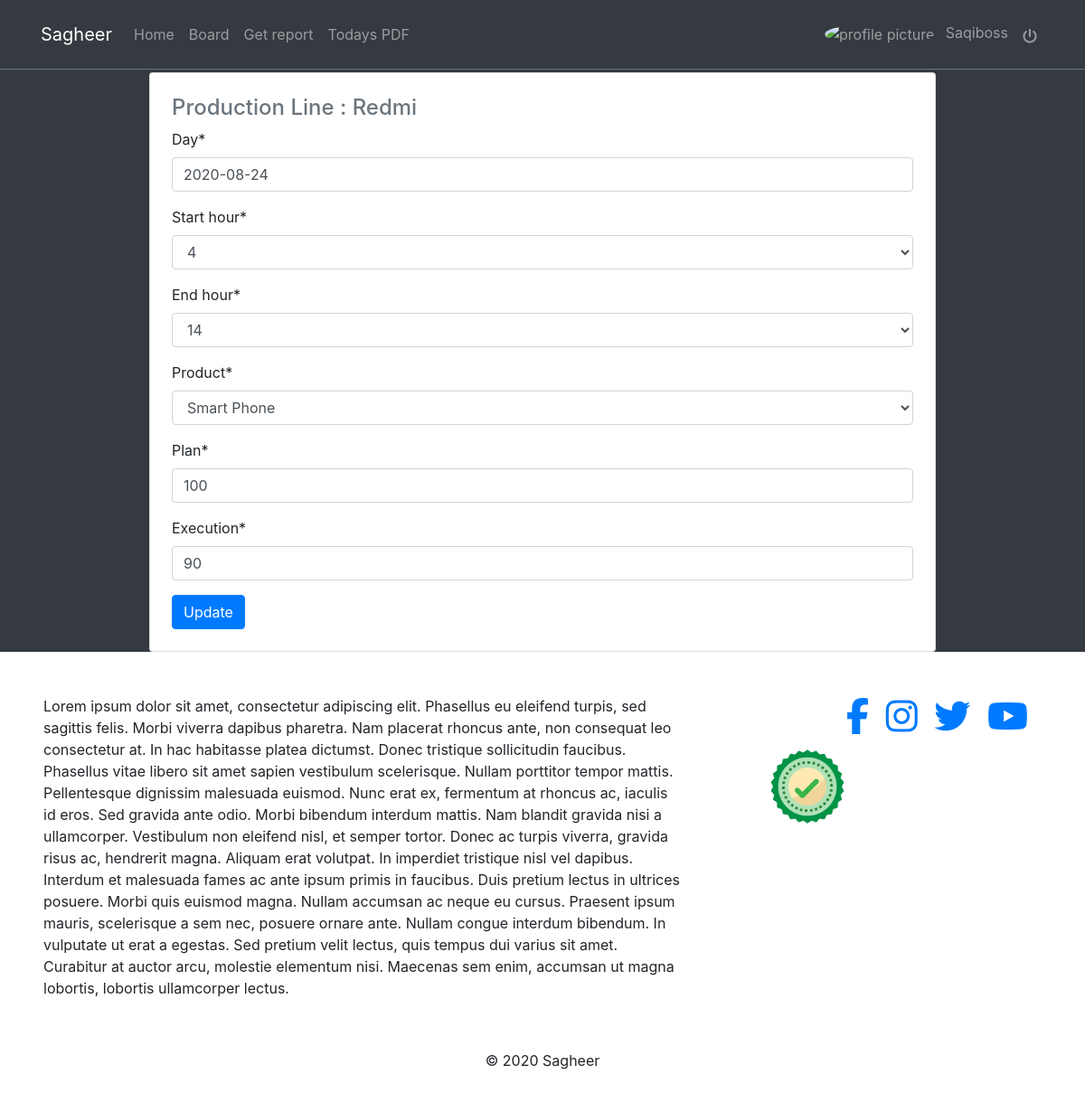
The page /reports/1/3/update/ (signed in) on the database its author committed.
### reports/models.py (models this page shows, shortened)
class Report(models.Model):
    day=models.DateField(default=timezone.now)
    start_hour=models.CharField(max_length=2,choices=hours)
    end_hour=models.CharField(max_length=2,choices=hours)
    user=models.ForeignKey(User,on_delete=models.CASCADE)
    product=models.ForeignKey(Product,on_delete=models.CASCADE)
    plan=models.PositiveIntegerField()
    execution=models.PositiveIntegerField()
    production_line=models.ForeignKey(ProductionLine,on_delete=models.CASCADE)
    updated=models.DateTimeField(auto_now=True)
    created=models.DateTimeField(auto_now_add=True)
    objects=ReportManager()
    class Meta:
        ordering=['-created']

### areas/models.py (models this page shows)
class ProductionLine(models.Model):
    name=models.CharField(max_length=220)
    team_leader=models.ForeignKey(Profile,on_delete=models.CASCADE)
    products=models.ManyToManyField(Product)
    def __str__(self):
        return self.name

### reports/views.py (the view, shortened to what this page needs)
# urls.py: path('reports/<str:production_line>/<pk>/update/',ReportUpdateView.as_view(),name="update-view"),
class ReportUpdateView(LoginRequiredMixin,UpdateView):
    model=Report
    form_class=ReportForm
    template_name='reports/update.html'

### reports/forms.py
class ReportForm(forms.ModelForm):
    class Meta:
        model=Report
        exclude=('user','production_line')
    def __init__(self,*args, **kwargs):
        production_line=kwargs.pop('production_line',None)
        super().__init__(*args, **kwargs)
        if production_line is not None:
            line=get_object_or_404(ProductionLine,name=production_line)
            self.fields['product'].queryset=line.products.all()

### products/models.py (called while the page is built)
    def __str__(self):
        return self.name

### profiles/context_processors.py (called while the page is built)
def profile_pic(request):
    if request.user.is_authenticated:
        user=request.user
        try:
            profile_obj=Profile.objects.get(user=user)
            pic=profile_obj.profile_picture
        except Profile.DoesNoTExist:
            pic=None
        return {'picture':pic}
    return {}

def get_profile(request):
    if request.user.is_authenticated:
        user=request.user
        try:
            profile_obj=Profile.objects.get(user=user)
        except Profile.DoesNotExist:
            pic=None
        return {"profile":profile_obj}
    return {}

### reports/models.py (called while the page is built)
    def get_queryset(self):
        return ReportQueryset(self.model,using=self._db)

### reports/templates/reports/update.html (shortened to what this page needs)
{% extends 'base.html' %}
{% load crispy_forms_tags %}
{% block content %}
<div class="col-9 mx-auto">
    <div class="card p-4">
    <div  class="text-muted mb-2 h4"> Production Line : {{object.production_line}}</div>
        <form action="" method="POST">
            {{form|crispy}}
            <button type="submit" class='btn btn-primary'>Update</button>
        </form>
    </div>
</div>
{% endblock content %}

### templates/navbar.html (shortened to what this page needs)
{% url 'profiles:profile-view' as path_profiles %}
{% url 'reports:home' as path_home %}
{% url 'posts:post-list' as path_board %}
{% url 'reports:select-view' as path_report %}
<nav class="navbar navbar-icon-top navbar-expand-lg navbar-dark bg-dark border-bottom border-secondary fixed-top py-3">
    <div class="container">
        <a class="navbar-brand" href="{{ path_home }}">Sagheer</a>
        <div class="collapse navbar-collapse" id="navbarSupportedContent">
            <ul class="navbar-nav mr-auto">
                <li class="nav-item {% if request.path == path_home %}active{% endif %}">
                    <a class="nav-link" href="{% url 'reports:home'%}">Home</a>
                </li>
                <li class="nav-item {% if request.path == path_board %}active{% endif %}">
                    <a class="nav-link" href="{% url 'posts:post-list' %}">Board</a>
                </li>
                <li class="nav-item {% if request.path == path_report %}active{% endif %}">
                    <a class="nav-link" href="{% url 'reports:select-view' %}">Get report</a>
                </li>
                <li class="nav-item">
                    <a class="nav-link" href="{% url 'reports:pdf' %}">Todays PDF</a>
                </li>
            </ul>
            <ul class="navbar-nav">
                {% if request.user.is_authenticated %}
                    <li class="nav-item {% if request.path == path_profiles %}active{% endif %}">
                        <a class="nav-link" href="{% url 'profiles:profile-view' %}">
                            <img style="height:35px;width:35px; border-radius: 50%;" src="{{picture.url}}" class="img-avatar" alt="profile picture">
                            <span class="ml-2">{{request.user}}</span>
                        </a>
                    </li>
                    <li class="nav-item">
                        <a class="nav-link" href="{% url 'account_logout'%}"><i class="fas fa-power-off mt-2"></i></a>
                    </li>
                    {% else %}
                     <li class="nav-item">
                        <a class="nav-link" href="{% url 'account_login'%}"><i class="fa fa-sign-in-alt"></i></a>
                    </li>
                {% endif %}
            </ul>
        </div>
    </div>
</nav>

### static_project/css/style.css (style rules this page uses)
.img-avatar { height:35px; width:35px; border-radius: 50%; }

### rows shown on the page
Report: production_line "Redmi", day "2020-08-24", start_hour "4", end_hour "14", product "Smart Phone", plan "100", execution "90"

### other values the page prints
{{ request.user }} "Saqiboss"
